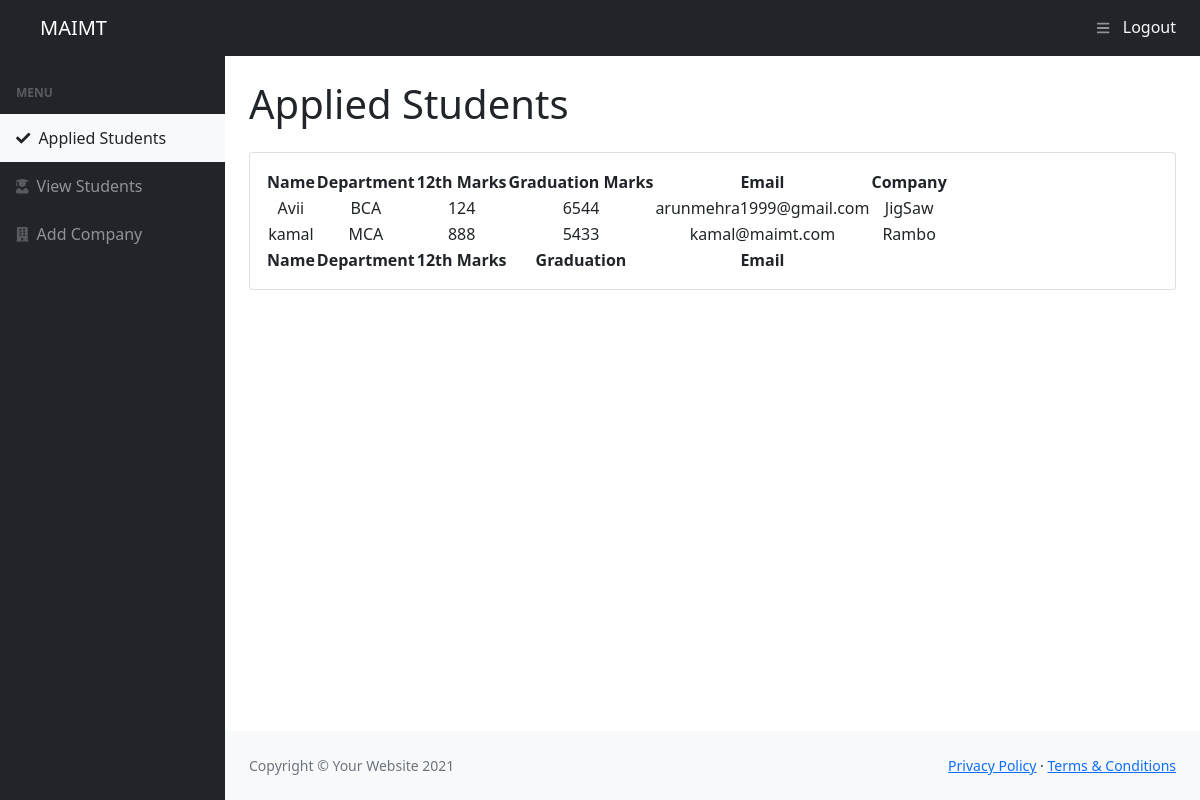
/dashboard/index.php (signed in), run on an earlier commit of the app's database.
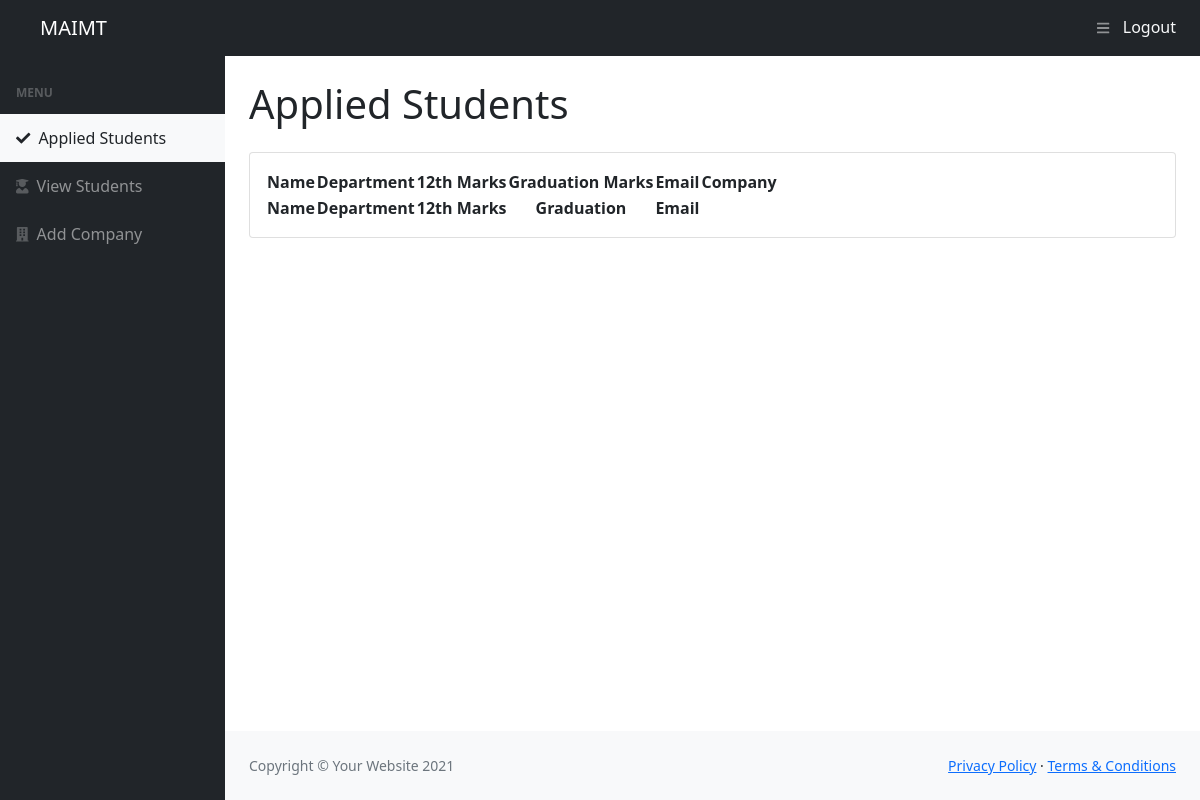
And on a later commit of the database.
### tables this page shows
CREATE TABLE `student` (
  `id` mediumint(8) UNSIGNED NOT NULL,
  `name` varchar(100) NOT NULL,
  `department` varchar(100) NOT NULL,
  `phoneNumber` varchar(20) NOT NULL,
  `12th` smallint(5) UNSIGNED NOT NULL,
  `graduation` smallint(5) UNSIGNED NOT NULL,
  `email` varchar(100) NOT NULL,
  `password` varchar(30) NOT NULL,
  `type` varchar(30) NOT NULL DEFAULT 'student'
);

CREATE TABLE `company` (
  `id` mediumint(8) UNSIGNED NOT NULL,
  `name` varchar(100) NOT NULL,
  `package` varchar(5) NOT NULL,
  `location` varchar(100) NOT NULL,
  `date` date NOT NULL DEFAULT current_timestamp()
);

### dashboard/index.php (the view, shortened to what this page needs)
<?php
if (isset($_SESSION) && $_SESSION['logIn'] === true && $_SESSION['type'] === 'admin') {
    require_once '../config/db_con.php';
    $query = "SELECT s.name sname, s.department, s.12th, s.graduation, s.email, c.name cname FROM student s JOIN applied a ON s.id = a.student_id JOIN company c ON a.company_id = c.id;";
    $result = $con->query($query);
} else exit(header("Location: ../login.php")) ?>
<!DOCTYPE html>
<html lang="en">
<head>
    <link href="https://cdn.jsdelivr.net/npm/simple-datatables@latest/dist/style.css" rel="stylesheet" />
    <link href="css/styles.css" rel="stylesheet" />
</head>
<body class="sb-nav-fixed">
    <nav class="sb-topnav navbar navbar-expand navbar-dark bg-dark d-flex justify-content-between px-4">
        <a class="navbar-brand ps-3" href="../index.php">MAIMT</a>
        <div class="w-100 text-end">
            <button class="btn btn-link btn-sm order-1 order-lg-0 me-4 me-lg-0 " id="sidebarToggle" href="#!">
                <i class="fas fa-bars"></i>
            </button>
            <a class="text-decoration-none text-light" href="../logout.php">Logout</a>
        </div>
    </nav>
    <div id="layoutSidenav">
        <div id="layoutSidenav_nav">
            <nav class="sb-sidenav accordion sb-sidenav-dark" id="sidenavAccordion">
                <div class="sb-sidenav-menu">
                    <div class="nav">
                        <div class="sb-sidenav-menu-heading">MENU</div>
                        <a class="nav-link bg-light text-dark" href="index.html">
                            <div class="sb-nav-link-icon text-dark"><i class="fas fa-check"></i>
                            </div>
                            Applied Students
                        </a>
                        <a class="nav-link" href="#">
                            <div class="sb-nav-link-icon"><i class="fas fa-user-graduate"></i>
                            </div>
                            View Students
                        </a>
                        <a class="nav-link" href="./addCompany.php">
                            <div class="sb-nav-link-icon"><i class="fas fa-building"></i>
                            </div>
                            Add Company
                        </a>
                    </div>
                </div>
            </nav>
        </div>
        <div id="layoutSidenav_content">
            <main>
                <div class="container-fluid px-4">
                    <h1 class="my-4">Applied Students</h1>
                    <div class="card mb-4">
                        <div class="card-body">
                            <table id="datatablesSimple">
                                <thead>
                                    <tr>
                                        <th>Name</th>
                                        <th>Department</th>
                                        <th>12th Marks</th>
                                        <th>Graduation Marks</th>
                                        <th>Email</th>
                                        <th>Company</th>
                                    </tr>
                                </thead>
                                <tbody>
                                    <?php while ($row = $result->fetch_assoc()) { ?>
                                        <tr>
                                            <td><?php echo $row['sname']; ?></td>
                                            <td><?php echo $row['department']; ?> </td>
                                            <td><?php echo $row['12th']; ?></td>
                                            <td><?php echo $row['graduation']; ?></td>
                                            <td><?php echo $row['email']; ?></td>
                                            <td><?php echo $row['cname']; ?></td>
                                        </tr>
                                    <?php } ?>
                                </tbody>
                                <tfoot>
                                    <tr>
                                        <th>Name</th>
                                        <th>Department</th>
                                        <th>12th Marks</th>
                                        <th>Graduation</th>
                                        <th>Email</th>
                                    </tr>
                                </tfoot>
                            </table>
                        </div>
                    </div>
                </div>
            </main>
            <footer class="py-4 bg-light mt-auto">
                <div class="container-fluid px-4">
                    <div class="d-flex align-items-center justify-content-between small">
                        <div class="text-muted">Copyright &copy; Your Website 2021</div>
                        <div>
                            <a href="#">Privacy Policy</a>
                            &middot;
                            <a href="#">Terms &amp; Conditions</a>
                        </div>
                    </div>
                </div>
            </footer>
        </div>
    </div>
</body>
</html>

### dashboard/index.php (style rules this page uses)
th,td { text-align: center !important; }

What changed in the data, as far as the page shows it:
removed student: name "Avii", department "BCA", 12th "124", graduation "6544", email "arunmehra1999@gmail.com", company.name "JigSaw"
removed student: name "kamal", department "MCA", 12th "888", graduation "5433", email "kamal@maimt.com", company.name "Rambo"
